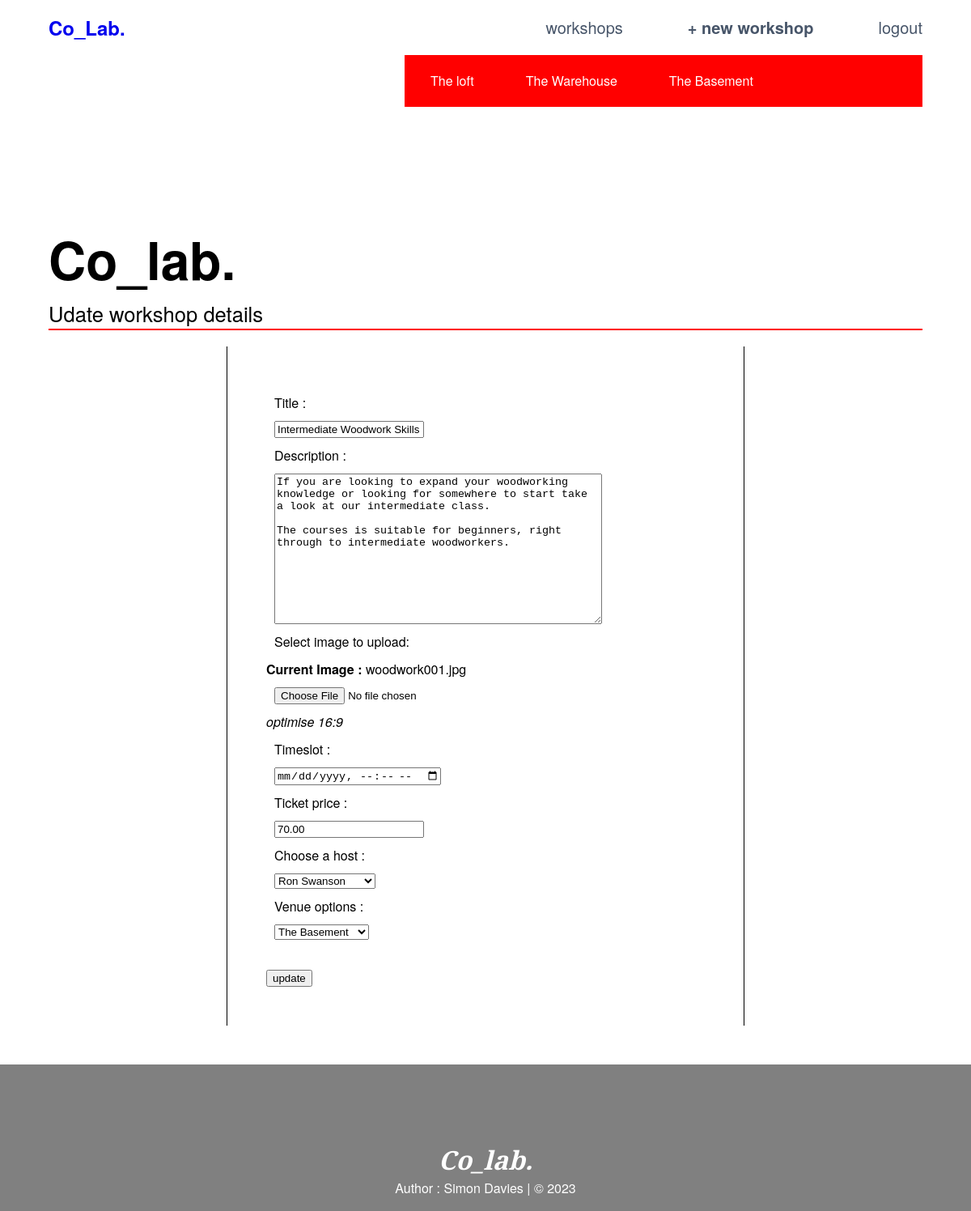
The page /views/updateworkshop.php?workshopID=5 (signed in) on the database its author committed.
### tables this page shows
CREATE TABLE `venue` (
  `venueID` int(11) NOT NULL,
  `venueTitle` varchar(256) NOT NULL,
  `venueDescription` text
);

CREATE TABLE `workshop` (
  `workshopID` int(11) NOT NULL,
  `workshopTitle` varchar(256) NOT NULL,
  `workshopDescription` text,
  `workshopImage` varchar(50) DEFAULT NULL,
  `workshopTimetable` varchar(255) DEFAULT NULL,
  `workshopCost` decimal(6,2) NOT NULL,
  `hostID` int(11) DEFAULT NULL,
  `venueID` int(11) DEFAULT NULL
);

### model/functions.php (the view, shortened to what this page needs)
<?php
require('pdo.php');
function get_venue_items() {
	global $pdo;
	$sql = 'SELECT * FROM co_Lab.venue';
	$result = $pdo->query($sql);
	foreach($result as $row):
		echo "<ul>";
		echo '<li><a href="workshopsByVenue.php?venueID=' .$row['venueID'] . ' " > ' . $row['venueTitle'] . ' </a></li>';
		echo "</ul>";
	endforeach;
}
function get_workshop_item($workshopID){
	global $pdo;
	$sql = 'SELECT * FROM co_lab.workshop WHERE workshop.workshopID = ' . $workshopID;
	$result = $pdo->query($sql);
	return $result;
}
function select_host($selectedHost, $hostID){
	global $pdo;
	$sql = 'SELECT * FROM co_lab.host ORDER BY host.hostID';
	$result = $pdo->query($sql);
	foreach($result as $row):
	  $selAttr = ($selectedHost || $hostID === $row['hostID']) ? 'selected' : '';
	  echo '<option ' . $selAttr .  ' value="' . $row['hostID'] . '" > ' . $row['hostName'] . '</option>';
	endforeach;
}
function select_venue($selectedVenue, $venueID){
	global $pdo;
	$sql = 'SELECT * FROM co_lab.venue ORDER BY venue.venueID';
	$result = $pdo->query($sql);
	foreach($result as $row):
	  $selAttr = ($selectedVenue || $venueID === $row['venueID']) ? 'selected' : '';
	  echo '<option ' . $selAttr . ' value="' . $row['venueID'] . '" > ' . $row['venueTitle'] . '</option>';
	endforeach;
}
?>

### controller/workshopFormController.php (shortened to what this page needs)
<?php
$request_method = strtoupper($_SERVER["REQUEST_METHOD"]);
if($request_method === 'GET'){
    $workshopTitle = $workshopDescription = $workshopImage = $workshopTimetable = $workshopCost = $hostID = $venueID = '';
    if(isset($workshopID)){
        $result = get_workshop_item($workshopID);
        foreach($result as $row):
            require('../views/forms/workshopForm.php');
        endforeach;
    }
}
?>

### views/forms/workshopForm.php (shortened to what this page needs)
<form method="post" action="<?php echo htmlspecialchars($_SERVER["PHP_SELF"] . "?" . $_SERVER["QUERY_STRING"]); ?>" enctype="multipart/form-data">
    <label>Title :</label>
      <input type="text" id="workshopTitle" name="workshopTitle" value="<?php echo $row['workshopTitle'] ?? maintain_state($workshopTitle); ?>" />
    <label>Description :</label>
      <textarea id="workshopDescription" name="workshopDescription" value="" cols="48" rows="12" /><?php echo $row['workshopDescription'] ?? maintain_state($workshopDescription); ?></textarea>
    <label>Select image to upload: </label>
      <span>
        <?php echo (!empty($row['workshopImage'])) ? '<strong>Current Image : </strong>' . $row['workshopImage'] : '' ; ?>
      </span>
      <input type="file" id="workshopImage" name="workshopImage">
      <p><i> optimise 16:9 </i></p>
    <label>Timeslot :</label>
      <input type="datetime-local" id="workshopTimetable" name="workshopTimetable" value="<?php echo $row['workshopTimetable'] ?? maintain_state($workshopTimetable); ?>"/>
    <label>Ticket price :</label>
      <input type="text" id="workshopCost" name="workshopCost" value="<?php echo $row['workshopCost'] ?? maintain_state($workshopCost); ?>" />
    <label>Choose a host :</label>
      <select id="hostID" name='hostID'>
        <?php select_host($selectedHost, $hostID);?>
      </select>
    <label>Venue options :</label>
      <select id="venueID" name="venueID">
        <?php select_venue($selectedVenue, $venueID); ?>
      </select>
  <br>
  <button type="submit" > update </button>
  <br>
</form>

### views/css/style.css (style rules this page uses)
* { box-sizing: border-box; }
html { font-size: 16px; font-family: "HelveticaNeue-Light", "Helvetica Neue Light", "Helvetica Neue", Helvetica, Arial, "Lucida Grande", sans-serif; font-weight: 500; }
body { width: 100%; height: 100%; margin: 0; display: block; }
p { font-family: "HelveticaNeue-Light", "Helvetica Neue Light", "Helvetica Neue", Helvetica, Arial, sans-serif; font-weight: 300; font-size: 1rem; }
a { text-decoration: none; }
li { list-style: none; }
form { grid-column-start: 2; grid-column-end: 5; border-left: 1px solid black; border-right: 1px solid black; justify-content: center; padding: 3rem; }
form > input, textarea, label, select { display: block; margin: 10px; }
.griditem3 a { color: white; }
.griditem3 ul { display: inline-block; margin: 1.25rem 2rem; list-style-type: none; }
.griditem3 li { justify-content: flex-end; }

### rows shown on the page
venue: venueTitle "The loft"
venue: venueTitle "The Warehouse"
venue: venueTitle "The Basement"
workshop: workshopTitle "Intermediate Woodwork Skills", workshopDescription "If you are looking to expand your woodworking knowledge or looking for somewhere to start take a look at our intermediate class. The courses is suitable for beginners, right through to intermediate woodworkers.", workshopImage "woodwork001.jpg", workshopCost "70.00"

### other values the page prints
form field hostID "Ron Swanson"
form field venueID "The Basement"
